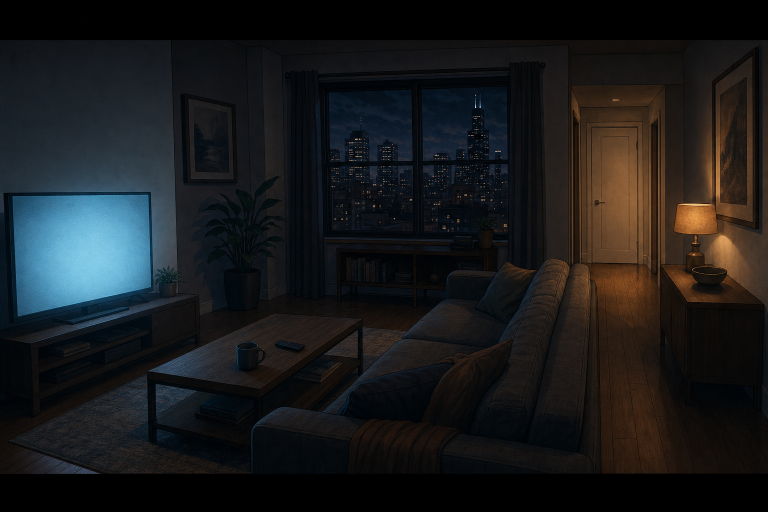
#> input picture goatman-horror/references/locations/apartment.png, 1536 x 1024 px (shown at 1/2 size)
$ python -i restyle.py   (imports and definitions only)
#> lines starting #> are read from the running program, lines starting #| are printed output that depends on the picture
#> further down, picture is the input picture: PIL image 1536x1024 RGB; mean R, G, B 25.1, 26.2, 27.3
#!/usr/bin/env python3
"""Final art for "11 of Us Went Camping. 12 Came Back." (goatman) from the image model (gpt-image-2 edits, quality high).

STYLE=semi2d (default): every shot is drawn in code first as a LAYOUT GUIDE; the final
frame is generated from several reference images at once:
    1. the layout keyframe        - composition, camera, poses, positions, props ONLY
    2. the character sheet(s)     - everyone in the shot must match exactly
    3. the location reference(s)  - room layout, materials, light
    4. the style reference        - references/style/animated2d.png
STYLE=stick keeps the old single-image redraw of "The 63rd Passenger".

    .venv/bin/python scripts/images/restyle.py lookdev            # character sheets + locations (checkpoint)
    .venv/bin/python scripts/images/restyle.py plan               # build/restyle_plan.json from build/shotmap.json
    .venv/bin/python scripts/images/restyle.py pictures           # canvas pictures shown on screens
    .venv/bin/python scripts/images/restyle.py gen [--only ids] [--limit N] [--workers 4]
    .venv/bin/python scripts/images/restyle.py mouths             # mouth-open variants (MOUTH_VARIANTS=1)
    .venv/bin/python scripts/images/restyle.py parallax           # optional foreground layers (local, free)
    .venv/bin/python scripts/images/restyle.py manifest           # -> src/data/generated/restyle.json + pictures.json
    .venv/bin/python scripts/images/restyle.py cost               # spending so far

Inputs: build/shotmap.json (scripts/images/shotmap.mjs), build/keyframes/*.png
(scripts/images/keyframes.mjs), build/refs/*.png (scripts/images/refs.mjs).
Every API call is logged with its token usage to logs/image_costs.jsonl; the run stops
before the estimated spend passes IMAGE_BUDGET_USD (default 50). Outputs are cached: the
same inputs and prompt are never paid for twice.
"""
from __future__ import annotations

import argparse
import base64
import hashlib
import io
import json
import os
import sys
import threading
import time
import urllib.error
import urllib.request
from concurrent.futures import ThreadPoolExecutor
from pathlib import Path

import numpy as np
from PIL import Image, ImageFilter

ROOT = Path(__file__).resolve().parent.parent.parent
SHOTMAP = ROOT / 'build' / 'shotmap.json'
KEYS = ROOT / 'build' / 'keyframes'
REFS = ROOT / 'build' / 'refs'
PLAN = ROOT / 'build' / 'restyle_plan.json'
OUT = ROOT / 'public' / 'restyle'
PICS = ROOT / 'public' / 'pictures'
CACHE = ROOT / 'logs' / 'image_cache.json'
LEDGER = ROOT / 'logs' / 'image_costs.jsonl'
MANIFEST = ROOT / 'src' / 'data' / 'generated' / 'restyle.json'
PIC_MANIFEST = ROOT / 'src' / 'data' / 'generated' / 'pictures.json'
SHEETS = ROOT / 'references' / 'sheets'
LOCS = ROOT / 'references' / 'locations'
STYLE_REF = ROOT / 'references' / 'style' / 'animated2d.png'
STYLE = os.environ.get('STYLE', 'semi2d')

STYLE_TEXT = (
    'semi-realistic 2D animated series for adults - clean line art, cel-shaded characters with natural proportions '
    'and very expressive eyes, painted atmospheric backgrounds, cinematic moody lighting'
)

# ---------------------------------------------------------------------------
# look bible
# ---------------------------------------------------------------------------
MARCUS_SPEC = (
    'Marcus: a 16-year-old Black American boy from Chicago, slim, average height, warm dark-brown skin, a round youthful face with large '
    'expressive dark-brown eyes, short black hair in a neat low fade, no facial hair; a plain dark-RED pullover hoodie over a white T-shirt, '
    'dark-blue jeans, clean white sneakers - a city kid who looks out of place in the woods.'
)
MARCUS_ADULT_SPEC = (
    'Marcus twelve years later: the SAME man at 28 - same warm dark-brown skin, same round face and large dark-brown eyes, now with a short '
    'neat beard and short black hair; a plain heather-GREY crewneck sweatshirt and dark jeans; tired eyes that have seen something.'
)
WYATT_SPEC = (
    'Wyatt Dawes: a 16-year-old white Southern country boy, skinny and tall, pale sunburnt skin with freckles, a narrow face, light-blue '
    'eyes, messy dirty-blond hair; a faded OLIVE-GREEN T-shirt, worn light-blue jeans, muddy brown work boots.'
)
COUSINS_SPEC = (
    'Marcus\'s three cousins from Alabama, all Black American teenagers: (1) DEZ, 17, tall, broad-shouldered and muscular, close-cropped '
    'hair, a heather-grey sleeveless basketball top, black athletic shorts over black leggings, slides with socks; (2) RAY, 15, small and '
    'skinny, big round glasses, short twists, an oversized mustard-YELLOW T-shirt, khaki shorts, sneakers; (3) NIA, 16, a girl, slim, dark-'
    'brown skin, long thin box braids tied back in a ponytail, a LAVENDER zip-up hoodie, black leggings, white sneakers.'
)
OTHERS_SPEC = (
    'The six other teenagers on the camping trip, all 15-17: (1) TASHA, a tall Black girl with a high curly puff, an ORANGE tank top and '
    'jean shorts; (2) JADA, a short Black girl with a pixie cut, an oversized PINK sweatshirt; (3) KAYLA, a Latina girl with long straight '
    'black hair in a ponytail, a GREEN flannel shirt; (4) ANDRE, a chubby Black boy with a RED baseball cap worn backwards, a white tee; '
    '(5) JAMAL, a lanky Black boy with cornrows, a BLUE basketball jersey; (6) TREY, a tall light-skinned Black boy with a flat-top, a '
    'charcoal-grey hoodie.'
)
ADULTS_SPEC = (
    'Two locals: (1) MR. DAWES, Wyatt\'s father, a white man of about 50, weathered sun-tanned face, grey stubble, a faded green cap '
    '(no logo), a brown canvas work jacket over a plaid shirt, jeans, boots, a shotgun broken open and resting in the crook of his arm, '
    'barrels pointing down; (2) COLE, Wyatt\'s 19-year-old cousin, white, stocky, a brown buzz cut and a patchy young beard, a red-and-black '
    'buffalo-check flannel jacket, jeans, boots, carrying a big heavy-duty lantern flashlight and a hunting rifle slung on his shoulder.'
)
THING_SPEC = (
    'The thing in the woods is NEVER seen clearly. It is only ever: (a) a tall, thin human figure standing perfectly still among the trees '
    'with its BACK to the viewer, its arms slightly too long and its head held at a slightly wrong tilt; (b) a person whose face it is '
    'wearing - identical to that person except the skin is a shade too grey, the eyes are fixed and never blink, the jaw hangs slack and '
    'the body stands far too still; (c) in the old legend, a dark silhouette of a tall man with a GOAT\'S head and long curved horns, '
    'half lost in mist and darkness; (d) a low, wrong shape crawling on too-long limbs through the brush, mostly in shadow.'
)
CHAR_NOTE = {
    'marcus': 'Marcus must match his character sheet EXACTLY: 16, warm dark-brown skin, round face, large dark-brown eyes, short black low '
              'fade, the dark-RED hoodie over a white T-shirt, dark-blue jeans, white sneakers.',
    'marcusAdult': 'Adult Marcus must match his sheet EXACTLY: 28, the same face with a short neat beard, heather-grey crewneck sweatshirt.',
    'wyatt': 'Wyatt must match his sheet EXACTLY: skinny white 16-year-old, freckles, messy dirty-blond hair, faded olive-green T-shirt, '
             'worn jeans, muddy work boots.',
    'cousins': 'The cousins must match their sheet EXACTLY: DEZ (big and muscular, grey sleeveless top), RAY (small, round glasses, '
               'twists, mustard-yellow T-shirt), NIA (long box braids in a ponytail, lavender hoodie).',
    'others': 'The other teenagers must match their line-up sheet EXACTLY (Tasha orange tank top and curly puff, Jada pink sweatshirt and '
              'pixie cut, Kayla green flannel and ponytail, Andre red backwards cap, Jamal blue jersey and cornrows, Trey grey hoodie and flat-top).',
    'adults': 'The adults must match their sheet EXACTLY: Mr. Dawes (about 50, grey stubble, green cap, brown work jacket, shotgun broken '
              'open in the crook of his arm) and Cole (19, buzz cut, patchy beard, red-and-black check flannel, lantern, rifle on his shoulder).',
    'thing': 'The thing must follow its design sheet EXACTLY and stay mostly hidden: a still figure seen from behind, a familiar person '
             'gone subtly wrong (grey skin, fixed unblinking eyes, slack jaw), or a shape in shadow - never a full, clear monster, never '
             'cartoonish, never gory.',
}
LOC_NOTE = {
    'clearing': 'A small clearing deep in the Alabama pine woods: two OLD camping trailers from the 1980s (white-and-tan aluminium bodies with a '
                'brown stripe, small windows with yellowed blinds, a metal door with two metal steps) parked at angles to each other; a ring-'
                'of-stones FIRE PIT with three log benches in the middle; a small weathered wooden shed between the trailers; a dirt track '
                'leading out between the trees; tall straight pine trunks all around and a floor of rust-brown pine needles.',
    'trailer': 'Inside one of the old camping trailers: a cramped living area with a built-in brown corduroy bench couch along one wall and a '
               'second bench opposite, a small fold-out table, dark wood-panelled walls, a tiny kitchenette with a two-burner stove and a '
               'dented pot, a small window with a yellowed roll-down blind beside the metal front door, a narrow BATHROOM door at the far end, '
               'worn brown linoleum floor, one weak ceiling light.',
    'trail': 'A narrow dirt footpath winding through dense pine-and-oak forest: ferns and thick undergrowth on both sides, low branches, '
             'tree trunks close together, a small hollow among the trees just off the path.',
    'creek': 'A small shallow creek in the woods: clear amber-brown water running over pebbles, a sandy bank, tangled bushes and tall trees '
             'leaning over the water.',
    'farm': 'The Dawes farmyard at the edge of the woods: a weathered white wooden farmhouse with a porch in the background, a muddy PIG PEN '
            'with a BROKEN wooden fence rail and a feed trough, the edge of a red barn, the dark woods behind.',
    'apartment': 'A small modern apartment living room in Chicago at night: a grey fabric couch facing a big TV, a low wooden coffee table, a '
                 'big window with city lights, and a short hallway leading to a CLOSED white bathroom door.',
}
SHEET_TAIL = (' Natural proportions, five fingers on each hand, clear readable silhouette, soft even studio light so every detail '
              'of face, hair and clothes is visible. No text, no labels, no captions.')
LOC_TAIL = ' Wide establishing view, no people at all, no text, letters, numbers or logos anywhere.'
SHEET = 'Character model sheet for an animated horror film, in exactly the style of the style reference image.'
LOOKDEV = {
    'marcus_turnaround': {
        'out': SHEETS / 'marcus_turnaround.png', 'refs': [],
        'prompt': (f'{SHEET} {MARCUS_SPEC} Show him full body three times side by side on a plain light-grey background, same scale, standing in '
                   'a neutral pose: FRONT view, THREE-QUARTER view, SIDE (profile) view.' + SHEET_TAIL),
    },
    'marcus_expressions': {
        'out': SHEETS / 'marcus_expressions.png', 'refs': ['sheet:marcus_turnaround'],
        'prompt': ('Expression sheet for the SAME boy as in the character sheet image (identical face, low fade, dark-red hoodie), in exactly the '
                   'style of the style reference. Five head-and-shoulders portraits in a row on a plain dark-grey background, each lit by a '
                   'strong key light on the face with deep shadow around it: 1 RELAXED, a small grin, 2 UNEASY, 3 TERRIFIED (eyes very wide, '
                   'brows pulled up, mouth tense), 4 SHOUTING, 5 COUNTING in disbelief (lips parted, eyes moving). Very expressive eyes, '
                   'readable on a phone screen. No text, no labels.'),
    },
    'marcus_adult': {
        'out': SHEETS / 'marcus_adult.png', 'refs': ['sheet:marcus_turnaround'],
        'prompt': (f'{SHEET} {MARCUS_ADULT_SPEC} He is the grown-up version of the boy in the character sheet image (keep the face recognisably '
                   'the same). On a plain light-grey background: his full body in FRONT and THREE-QUARTER view, and two head-and-shoulders '
                   'portraits: QUIET and haunted, and FROZEN with dread.' + SHEET_TAIL),
    },
    'wyatt': {
        'out': SHEETS / 'wyatt.png', 'refs': [],
        'prompt': (f'{SHEET} {WYATT_SPEC} On a plain light-grey background: his full body in FRONT, THREE-QUARTER and SIDE view at the same '
                   'scale, a fourth full-body view holding a bolt-action hunting rifle pointed at the ground, and two head-and-shoulders '
                   'portraits: TERRIFIED and out of breath, and WHISPERING, pale as a sheet.' + SHEET_TAIL),
    },
    'cousins': {
        'out': SHEETS / 'cousins.png', 'refs': [],
        'prompt': (f'{SHEET} {COUSINS_SPEC} Show the three cousins standing side by side in FRONT view on a plain light-grey background, at '
                   'their true relative heights (Dez tallest, Ray smallest), and under them a head-and-shoulders portrait of each one: Dez '
                   'CRYING, Ray WHISPERING with wide eyes behind his glasses, Nia SCREAMING.' + SHEET_TAIL),
    },
    'others': {
        'out': SHEETS / 'others.png', 'refs': [],
        'prompt': (f'Character line-up sheet for an animated horror film, in exactly the style of the style reference image. {OTHERS_SPEC} '
                   'Show the six of them standing side by side in FRONT view on a plain light-grey background, same scale, each clearly '
                   'different, relaxed summer-camp faces.' + SHEET_TAIL),
    },
    'adults': {
        'out': SHEETS / 'adults.png', 'refs': [],
        'prompt': (f'{SHEET} {ADULTS_SPEC} On a plain light-grey background: Mr. Dawes in FRONT and THREE-QUARTER view, Cole in FRONT and '
                   'THREE-QUARTER view, all at the same scale, plus a head-and-shoulders portrait of each: Mr. Dawes SERIOUS and wary, Cole '
                   'CONFUSED.' + SHEET_TAIL),
    },
    'thing': {
        'out': SHEETS / 'thing.png', 'refs': ['sheet:cousins'],
        'prompt': (f'Design sheet for the unseen threat of an animated horror film, in exactly the style of the style reference image. {THING_SPEC} '
                   'On a plain dark-grey background show four panels: (1) the tall thin figure standing among pine trunks at night, seen from '
                   'BEHIND, perfectly still; (2) the girl NIA from the cousins sheet image (same braids and lavender hoodie) as the thing wears '
                   'her: skin a shade too grey, fixed glassy unblinking eyes, slack jaw, standing too still; (3) the goat-headed silhouette with '
                   'curved horns in mist between the trees; (4) the low shape crawling through the brush on too-long limbs, mostly in shadow. '
                   'Frightening but not gory: no blood, no wounds. No text, no labels.'),
    },
    'loc_clearing': {'out': LOCS / 'clearing.png', 'refs': [], 'loc': 'clearing', 'prompt': (
        'Location reference: ' + LOC_NOTE['clearing'] + ' Late afternoon: warm low sunlight slanting through the pines, long shadows.' + LOC_TAIL)},
    'loc_trailer': {'out': LOCS / 'trailer.png', 'refs': ['loc:clearing'], 'loc': 'trailer', 'prompt': (
        'Location reference, inside one of the trailers of the clearing location reference: ' + LOC_NOTE['trailer'] + ' Seen from the kitchenette end '
        'toward the front door and the window, the bathroom door on the side. Night: the weak ceiling light on, warm and dim, black outside '
        'the window.' + LOC_TAIL)},
    'loc_trail': {'out': LOCS / 'trail.png', 'refs': [], 'loc': 'trail', 'prompt': (
        'Location reference: ' + LOC_NOTE['trail'] + ' Dusk, almost dark: deep blue light, the path fading into black between the trunks.' + LOC_TAIL)},
    'loc_creek': {'out': LOCS / 'creek.png', 'refs': [], 'loc': 'creek', 'prompt': (
        'Location reference: ' + LOC_NOTE['creek'] + ' A hot afternoon: dappled sunlight on the water, green and gold.' + LOC_TAIL)},
    'loc_farm': {'out': LOCS / 'farm.png', 'refs': [], 'loc': 'farm', 'prompt': (
        'Location reference: ' + LOC_NOTE['farm'] + ' Overcast late afternoon, flat grey light, the woods dark behind. The pen is EMPTY: no animals.'
        + LOC_TAIL)},
    'loc_apartment': {'out': LOCS / 'apartment.png', 'refs': [], 'loc': 'apartment', 'prompt': (
        'Location reference: ' + LOC_NOTE['apartment'] + ' Night: the room lit by the TV glow and one warm lamp, city lights outside.' + LOC_TAIL)},
}

SAFE_NOTE = (
    'Context: one frame of an animated horror story for a general audience, like a TV horror cartoon - suspense and dread among teenagers '
    'camping in the woods; nothing gory or graphic, no blood, no wounds. Hunting rifles may be carried, held pointing down or fired into '
    'the sky, never aimed at a person. '
)

RULES = (
    'RULES: natural anatomy and natural, relaxed-but-tense poses; exactly five fingers on every hand; people sit ON chairs and floors, '
    'never through them; faces expressive and readable on a small phone screen - wide eyes, tense mouths, strong light on the face and '
    'deep shadows around it; a mouth is closed unless the description says the person is talking or screaming. Add NOTHING that is not '
    'described: no extra people, no faces in the background, no reflections of people, no ghosts, no text, letters, numbers, captions, '
    'logos or watermarks. 16:9 film frame: keep everything important inside the middle horizontal band (the top and bottom 8% are cropped).'
)

STICK_PROMPT = (
    'Redraw this exact frame as a polished, high-quality 2D cartoon illustration in the SAME stick-figure character style. Keep the '
    'composition, camera angle, framing, characters, poses and lighting exactly the same. No text, no captions, no watermark.'
)

# ---------------------------------------------------------------------------
# env, cache, ledger, budget
# ---------------------------------------------------------------------------
_lock = threading.Lock()
STOP = threading.Event()


# [27 lines left out: functions load_env, price, spent, not called in this run]


def budget() -> float:
    return float(os.environ.get('IMAGE_BUDGET_USD', 30))  # approved cap for this film ($30)


# [7 lines left out: function log_cost, not called in this run]


def cache_get() -> dict:
    return json.loads(CACHE.read_text()) if CACHE.exists() else {}


# [15 lines left out: functions cache_put, png_bytes, not called in this run]


def frame_canvas(img: Image.Image) -> Image.Image:
    """16:9 frame -> 1536x1024 canvas: the frame in the middle, the extra top/bottom filled
    with a blurred stretch of the frame's own edges (never black bars the model could copy)."""
    im = img.convert('RGB').resize((1536, 864), Image.LANCZOS)
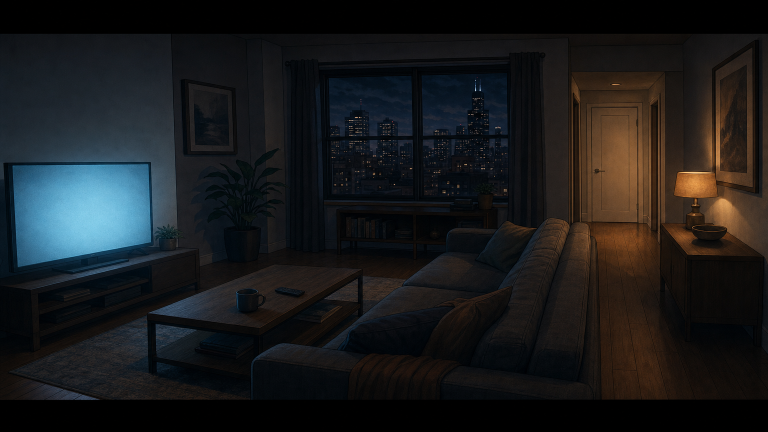
#> im: PIL image 1536x864 RGB (shown at 1/2 size); mean R, G, B 25.1, 26.2, 27.3
    canvas = im.resize((1536, 1024), Image.BILINEAR).filter(ImageFilter.GaussianBlur(24))
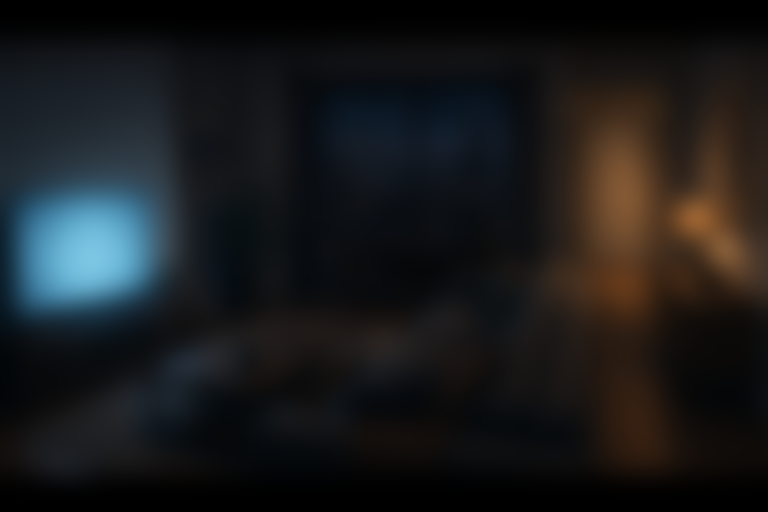
#> canvas: PIL image 1536x1024 RGB (shown at 1/2 size); mean R, G, B 25.1, 26.2, 27.3
    canvas.paste(im, (0, 80))
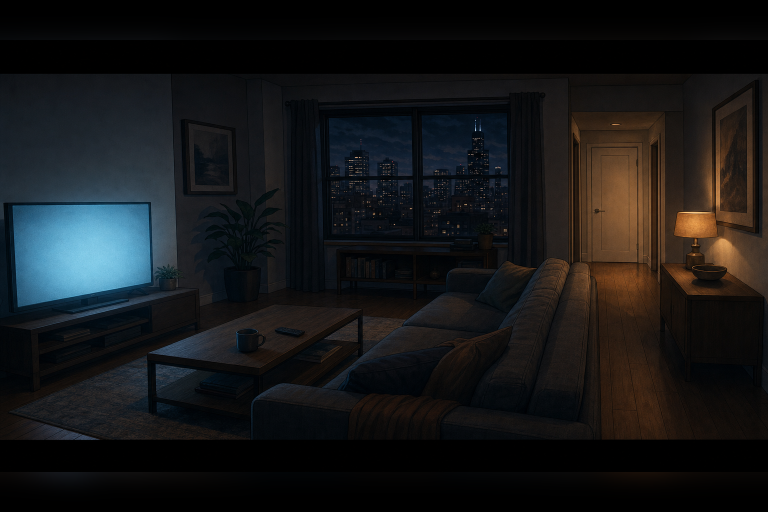
#> canvas: PIL image 1536x1024 RGB (shown at 1/2 size); mean R, G, B 21.6, 22.5, 23.4
    return canvas


def uncanvas(img: Image.Image) -> Image.Image:
    return img.convert('RGB').resize((1536, 1024), Image.LANCZOS).crop((0, 80, 1536, 944)).resize((1920, 1080), Image.LANCZOS)


# [4 lines left out: function ref_image, not called in this run]


_fidelity_ok = [True]


# [54 lines left out: function openai_edit, not called in this run]


# ---------------------------------------------------------------------------
# references
# ---------------------------------------------------------------------------
CHAR_SHEET = {
    'marcus': ('marcus_board', "MARCUS'S CHARACTER SHEET (turnaround and expressions)"),
    'marcusAdult': ('marcus_adult', "ADULT MARCUS'S CHARACTER SHEET"),
    'wyatt': ('wyatt', "WYATT'S CHARACTER SHEET"),
    'cousins': ('cousins', "THE COUSINS' CHARACTER SHEET (Dez, Ray, Nia)"),
    'others': ('others', "THE OTHER TEENAGERS' LINE-UP SHEET"),
    'adults': ('adults', "THE ADULTS' CHARACTER SHEET (Mr. Dawes, Cole)"),
    'thing': ('thing', "THE THING'S DESIGN SHEET"),
}


# [100 lines left out: functions marcus_board, resolve_ref, build_request, cmd_lookdev, require_key, not called in this run]


# ---------------------------------------------------------------------------
# plan
# ---------------------------------------------------------------------------
def as_list(v) -> list:
    return [] if v is None else v if isinstance(v, list) else [v]


# [167 lines left out: functions cmd_plan, shot_prompt, cmd_pictures, write_pic_manifest, frame_jobs, cmd_gen, not called in this run]


# ---------------------------------------------------------------------------
# mouth-open variants (lip sync): only the mouth region is taken from the variant
# ---------------------------------------------------------------------------
MOUTH_PROMPT = (
    'Edit this image: the person in the middle of the frame is talking. Change ONLY their mouth: open it slightly, mid-word, a small '
    'natural opening with the teeth barely visible. Do not change anything else at all - same face, eyes, expression, hair, clothes, '
    'hands, background, framing, light and colours, pixel for pixel.'
)


# [72 lines left out: functions mouth_window, merge_mouth, cmd_mouths, not called in this run]


# ---------------------------------------------------------------------------
# animation drawings (limited animation): edits of the finished frame, merged back onto it
# ---------------------------------------------------------------------------
EDIT_RULE = (
    'EDIT THIS EXACT IMAGE (image 1 is the finished frame). Change ONLY what is described below and keep everything else '
    'IDENTICAL, pixel for pixel: the camera, framing, composition, background, light, colours, and every person\'s face, hair, '
    'clothes and pose. Same drawing style. No text, no new people. CHANGE: '
)
BLINK_PROMPT = ('The main person\'s eyes are CLOSED, as in the middle of a blink: eyelids fully down, lashes visible, the brows and the '
                'rest of the face unchanged. Nothing else changes.')


# [415 lines left out: functions edit_request, merge_variant, merge_doors, door_rects, anim_jobs, cmd_anim and 6 more, not called in this run]


# [2 lines not run here, left out]

>>> from PIL import Image
>>> picture = Image.open('../../references/locations/apartment.png')
>>> result = frame_canvas(picture)
